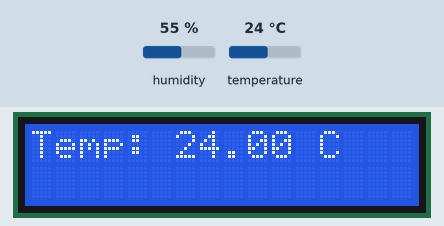
Bench run of a sketch on a simulated Arduino Uno, built with avr-gcc and run on an emulated ATmega328P. On the bench: 16×2 character LCD. The test bench sets the inputs (shaded band); at power-on: temperature 24 °C, humidity 55 %.

Above: at 1.2 s.
1.3 s: temperature set to 12 °C
At 2.5 s:
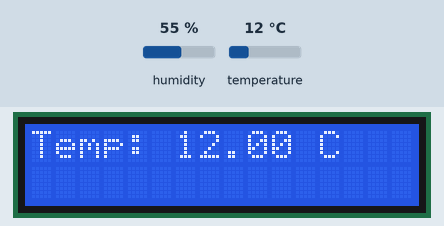
4.0 s: temperature set to 19 °C
At 4.5 s:
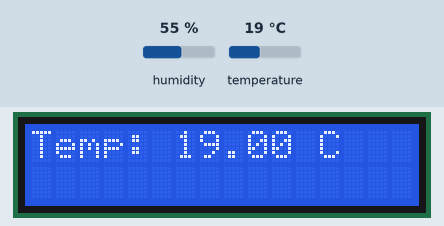
6.7 s: temperature set to 28 °C
At 8.5 s:
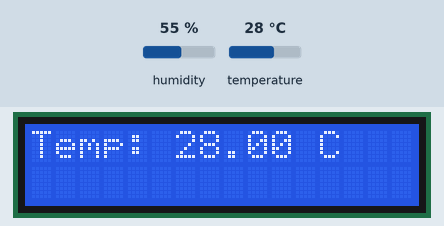
Timing chart, 0 to 10.0 s (numbered marks = the images above; inputs shaded):
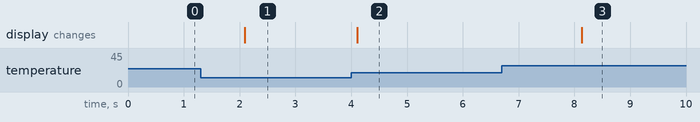

The sketch:

sketch.ino
```cpp
#include <Wire.h>
#include <LiquidCrystal_I2C.h>
#include <DHT.h>

#define DHTPIN 2
#define DHTTYPE DHT22
DHT dht(DHTPIN, DHTTYPE);
LiquidCrystal_I2C lcd(0x27, 16, 2); // Change 0x27 to your LCD I2C address

void setup() {
  lcd.begin();
  dht.begin();
  lcd.print("Temp:");
}

void loop() {
  float temp = dht.readTemperature();
  lcd.setCursor(6, 0);
  lcd.print(temp);
  lcd.print(" C");
  delay(2000);
}
```

Measured:
- after the input at 1.3 s, the display: changes after 0.79 s (image 1)
- after the input at 4.0 s, the display: changes after 0.11 s (image 2)
- after the input at 6.7 s, the display: changes after 1.4 s (image 3)
